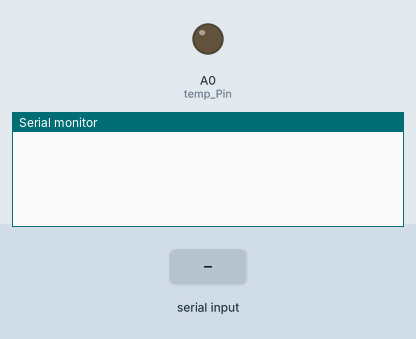
Simulated run of this sketch. Board: Arduino Uno, built with avr-gcc and run on an emulated ATmega328P. Parts: output pins drawn as LEDs (lit = HIGH), the last lines printed to the serial monitor. The test bench sets the inputs (shaded band). Pins used as bus, display or sensor lines are not drawn.

Above: at 1.2 s.
1.3 s: "LED ON\n" received over Serial
At 1.8 s:
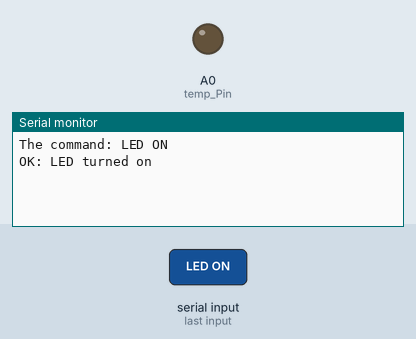
2.8 s: byte 10 ('\n') received over Serial
At 4.0 s:
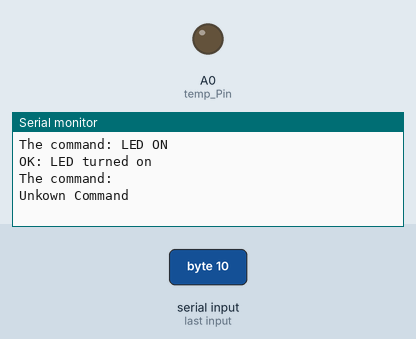
4.3 s: "LED OFF\n" received over Serial
At 5.2 s:
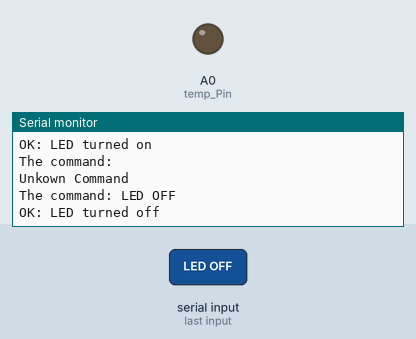
5.8 s: "TEMP\n" received over Serial
At 6.5 s:
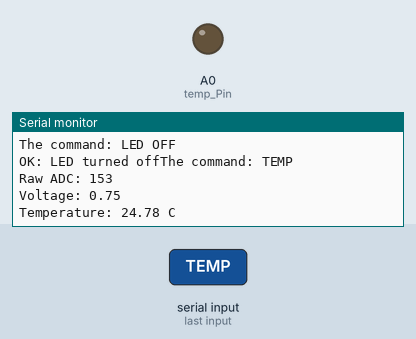

The sketch:

Command_Console.ino
```cpp
#include <stdint.h>
#include <string.h>

const uint8_t pwr = 0;
const uint8_t temp_Pin = A0;
int i = 0;
char buffer[32];
float temp = 0.0;

void setup(){
  Serial.begin(115200);
  pinMode(pwr, OUTPUT);
  pinMode(temp_Pin, OUTPUT);
}

void commands(char buffer[]){
  if(strcmp(buffer,"LED ON") == 0){
    Serial.println("OK: LED turned on");
    digitalWrite(pwr, HIGH);
  }

  else if(strcmp(buffer,"LED OFF") == 0){
    Serial.print("OK: LED turned off");
    digitalWrite(pwr, LOW);
  }

  else if(strcmp(buffer,"TEMP") == 0){
    int raw = analogRead(temp_Pin);

    float voltage = raw * (5.0/ 1023.0);
    float tempC = (voltage - 0.5) * 100.0;

    Serial.print("Raw ADC: ");
    Serial.println(raw);

    Serial.print("Voltage: ");
    Serial.println(voltage);

    Serial.print("Temperature: ");
    Serial.print(tempC);
    Serial.println(" C");
  }

  else if(strcmp(buffer,"BLINK 5") == 0){
    Serial.println("LED will blink 5 times");

    unsigned long currentMillis = 0;
    unsigned long previousMillis = millis();

    int onCount = 0;
    int offCount = 0;

    while(onCount < 5 || offCount < 5){
      currentMillis = millis();

      if(onCount < 5 && onCount == offCount){
        if(currentMillis - previousMillis >= 500){
          previousMillis = currentMillis;

          digitalWrite(pwr, HIGH);
          onCount++;

          Serial.print("On Count: ");
          Serial.println(onCount);
        }
    }
      if(offCount < 5 && offCount < onCount){
        currentMillis = millis();

        if(currentMillis - previousMillis >= 500){
        previousMillis = currentMillis;

        digitalWrite(pwr, LOW);
        offCount++;

        Serial.print("Off Count: ");
        Serial.println(offCount);
      }
    }
  }
  Serial.println("Done blinking");
}

  else{
    Serial.println("Unkown Command");
  }
}

void loop(){
  while(Serial.available() > 0){
    char text = Serial.read();

    if(text == '\r'){
      continue;
    }

    if(text == '\n'){
      buffer[i] = '\0';

      Serial.print("The command: ");
      Serial.println(buffer);

      commands(buffer);

      i = 0;
    }

    else{
    buffer[i] = text;
    i++;

    if(i >= 31){
        buffer[31] = '\0';
        i = 0;
      }
    }
  }
}
```

Measured:
- after the input at 1.3 s, the serial monitor: prints a new line at once (image 1)
- after the input at 2.8 s, the serial monitor: prints a new line at once (image 2)
- after the input at 4.3 s, the serial monitor: prints a new line at once (image 3)
- after the input at 5.8 s, the serial monitor: prints a new line at once (image 4)
